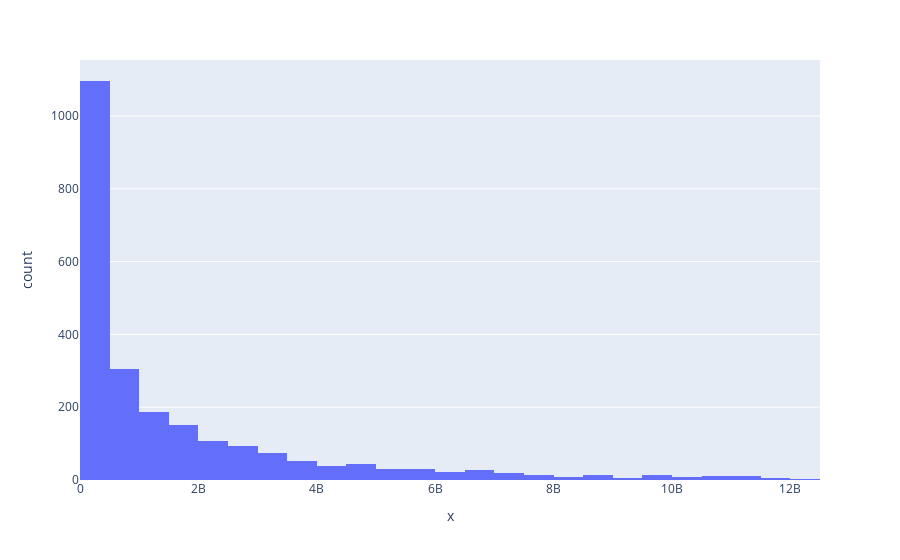

Write notebook code for a chart like this one.
### Code cell
# Create histogram
fig = px.histogram(x=df_cleaned['MarketCap'])

# Show plot
fig.show()

### Figure 1 — Plotly figure (JSON) as saved in the notebook; plotly's stock layout.template omitted (floating-point values rounded to 4 significant figures; data arrays with more than 128 entries replaced by an {"elided": "..."} marker saying what was removed)
{"data": [{"alignmentgroup": "True", "bingroup": "x", "hovertemplate": "x=%{x}<br>count=%{y}<extra></extra>", "legendgroup": "", "marker": {"color": "#636efa", "pattern": {"shape": ""}}, "name": "", "offsetgroup": "", "orientation": "v", "showlegend": false, "type": "histogram", "x": {"elided": "2375 int values"}, "xaxis": "x", "yaxis": "y"}], "layout": {"autosize": true, "barmode": "relative", "legend": {"tracegroupgap": 0}, "margin": {"t": 60}, "xaxis": {"anchor": "y", "autorange": true, "domain": [0, 1], "range": [-0.5, 12500000000.0], "title": {"text": "x"}, "type": "linear"}, "yaxis": {"anchor": "x", "autorange": true, "domain": [0, 1], "range": [0, 1154.0], "title": {"text": "count"}}}}
